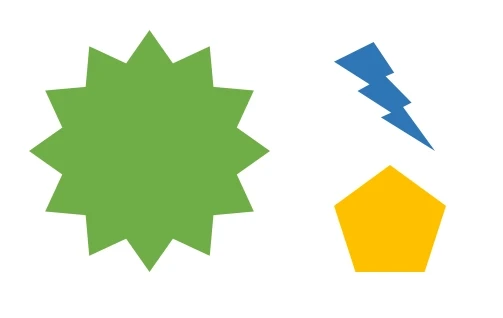
#> input picture Study_Py_OpenCV/src/convex.png, 503 x 318 px, found by its file name
$ python Study_Py_OpenCV_17_Convex_Hull.py
#> lines starting #> are read from the running program, lines starting #| are printed output that depends on the picture; after the words box and inside, x2 and y2 are one past the last pixel; in counts of white or black regions, pixels touching at a corner belong together
# 윤곽선(points, contours)의 경계면을 둘러싸는 다각형을 구하는 알고리즘입니다.
# 반환되는 결과는 윤곽선 검출 결과와 동일한 형식을 띄며, 스크랜스키(Sklansky) 알고리즘을 이용해 입력된 좌표들의 볼록한 외곽을 찾습니다.
import cv2

src = cv2.imread("Study_Py_OpenCV/src/convex.png")
#> src is the input picture: shape (318, 503, 3); mean B, G, R 201.3, 232, 220.5
dst = src.copy()

gray = cv2.cvtColor(src, cv2.COLOR_RGB2GRAY)
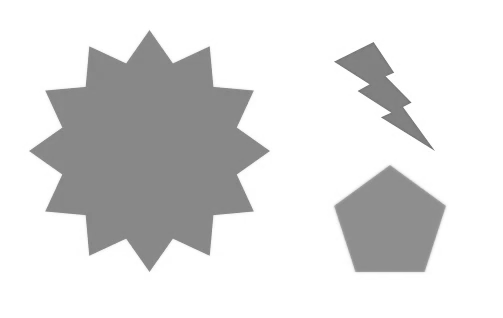
#> gray: shape (318, 503); min 111, max 255, mean 221.5
ret, binary = cv2.threshold(gray, 150, 255, cv2.THRESH_BINARY_INV)
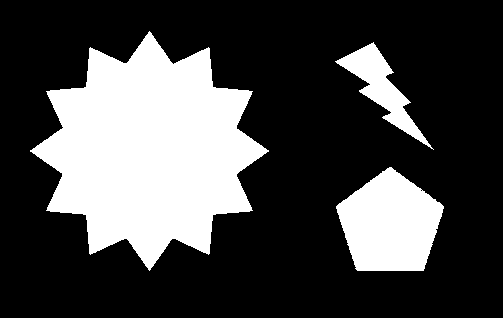
#> binary: shape (318, 503); 27.7% white; 3 white regions

contours, hierarchy = cv2.findContours(binary, cv2.RETR_CCOMP, cv2.CHAIN_APPROX_NONE)
#> contours = 4 contours, 1 with area under 20; largest, box (x1, y1, x2, y2) and area: (30, 31, 269, 271) 33152, (336, 167, 444, 271) 7724, (335, 42, 434, 150) 2653

# cv2.convexHull()를 활용해 윤곽선에서 블록 껍질을 검출합니다.
# cv2.convexHull(윤곽선, 방향)을 의미합니다.
# 윤곽선은 윤곽선 검출 함수에서 반환되는 구조를 사용합니다.
# 방향은 검출된 볼록 껍질의 볼록점들의 인덱스 순서를 의미합니다.
# 블록 껍질 함수는 단일 형태에서만 검출이 가능합니다.
# 그러므로, 반복문을 활용해 단일 형태의 윤곽선 구조에서 블록 껍질을 검출합니다.
# Tip : 윤곽선 구조는 윤곽선 검출 함수의 반환값과 형태가 동일하다면, 임의의 배열에서도 검출이 가능합니다.
# Tip : 방향이 True라면 시계 방향, False라면 반시계 방향으로 정렬됩니다.
for i in contours:
    hull = cv2.convexHull(i, clockwise=True)
    cv2.drawContours(dst, [hull], 0, (0, 0, 255), 2)
#> this loop made 4 passes
#> (i, hull) on pass 2: ([[420, 190], [421, 189], [422, 190], [421, 191]], [[421, 191], [422, 190], [421, 189], [420, 190]])
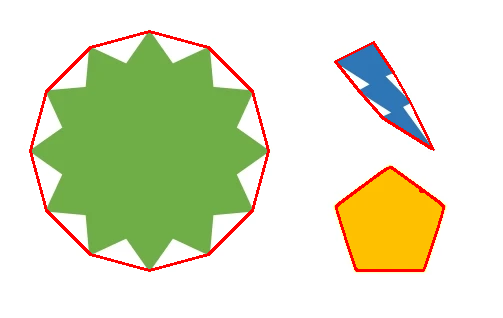
#> dst: shape (318, 503, 3); 2.59% of pixels changed, all inside (x1, y1, x2, y2) = (29, 30, 445, 272)

cv2.imshow("dst", dst)
cv2.waitKey(0)
cv2.destroyAllWindows()
# 추가 정보
# 블록 껍질 검출은 스크랜스키(Sklansky) 알고리즘을 사용합니다.
# 경계 사각형의 정점(Vertex)을 검출합니다.
# 경계면을 둘러싸는 다각형은 경계 사각형 내부에 포함되며, 해당 정점을 볼록점으로 사용합니다.
# 영역 내부에도 다양한 윤곽점들이 존재하므로 여기서 볼록 껍질을 이루는 볼록점들을 선별해서 선택합니다.
